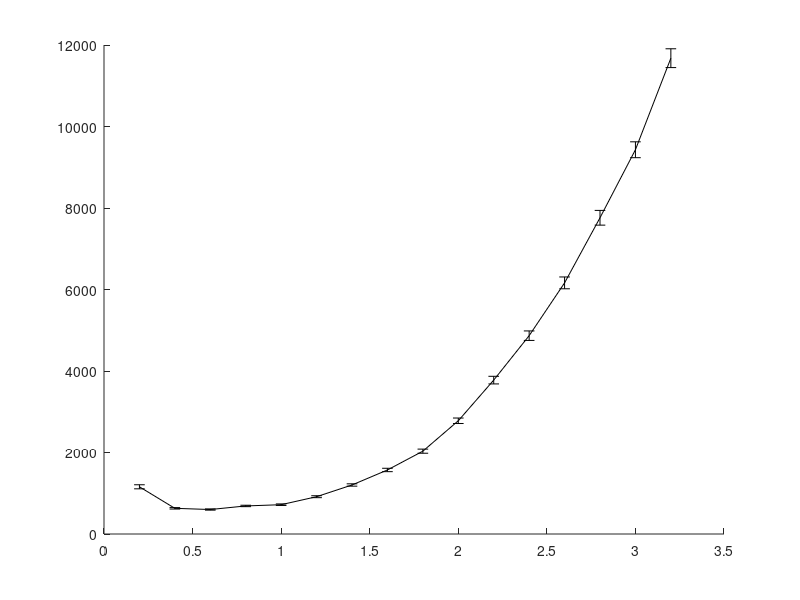

MATLAB code to generate this figure: (Note: this script raises an error after producing the figure.)
% Performance comparison between the PCS, GD (with KDL) and the Hybrid
% approach. The experiment is in one scene with obstacles where the start and goal configurations
% are:
% State c_start = {0.5236, 1.74753, -1.8326, -1.4835,	1.5708,	0, 1.004278, 0.2729, 0.9486, -1.15011, 1.81001, -1.97739};
% State c_goal = {0.5236, 0.34907, 0.69813, -1.3963, 1.5708, 0, 0.7096, 1.8032, -1.7061, -1.6286, 1.9143, -2.0155}; // Robot 2 no backflip - Elbow down
% This while benchmarking the maximum step distance.
% With joint limits of the ABB robots.
% last updated: 09/04/17

clear all
clc

%%
planners = {'BiRRT','RRT','LazyRRT','SBL'};
plannerType = planners{4};
switch plannerType
    case 'BiRRT'
        D1 = load('Benchmark_BiRRT_PCS_3poles_rB.txt');
        D2 = load('Benchmark_BiRRT_GD_3poles_rB.txt');
        D3 = load('Benchmark_BiRRT_HB_3poles_rB.txt');
    case 'RRT'
        D1 = load('Benchmark_RRT_PCS_3poles_rB.txt'); D1 = D1(D1(:,3)==1,:);
        D2 = load('Benchmark_RRT_GD_3poles_rB.txt'); D2 = D2(D2(:,3)==1,:);
        D3 = load('Benchmark_RRT_HB_3poles_rB.txt'); D3 = D3(D3(:,3)==1,:);
    case 'LazyRRT'
        D1 = load('Benchmark_LazyRRT_PCS_3poles_rB.txt');
        D2 = load('Benchmark_LazyRRT_GD_3poles_rB.txt'); D2 = D2(D2(:,3)==1,:);
        D3 = load('Benchmark_RRT_HB_3poles_rB.txt');
    case 'SBL'
        D1 = load('Benchmark_SBL_PCS_3poles_rB.txt');
        D2 = load('Benchmark_SBL_GD_3poles_rB.txt');
        D3 = load('Benchmark_SBL_HB_3poles_rB.txt');
end

%% 
disp(['Results for ' plannerType ':']);


%%
% PCS
rd = sort(unique(D1(:,1)));
for i = 1:length(rd)
    M = D1(D1(:,1)==rd(i), 2:end);
    td(i) = mean(M(:,4))*1e3;
    td_ste(i) = 1e3*std(M(:,4))/sqrt(size(M,1));
end

%%
% GD
rg = sort(unique(D2(:,1)));
for i = 1:length(rg)
    M = D2(D2(:,1)==rg(i), 2:end);
%     disp([i-1 rg(i)  size(M,1)])
    tg(i) = mean(M(:,4))*1e3;
    tg_ste(i) = 1e3*std(M(:,4))/sqrt(size(M,1));
end

%%
% HB
rb = sort(unique(D3(:,1)));
for i = 1:length(rb)
    M = D3(D3(:,1)==rb(i), 2:end);
%     disp([i-1 rg(i)  size(M,1)])
    tb(i) = mean(M(:,4))*1e3;
    tb_ste(i) = 1e3*std(M(:,4))/sqrt(size(M,1));
end

%%
disp(' ');
[tdmin, id] = min(td);
[tgmin, ig] = min(tg);
[tbmin, ib] = min(tb);

%%
h = figure(1);
clf
errorbar(rd,td,td_ste,'-k','linewidth',2);
hold on
errorbar(rg,tg,tg_ste,'--k','linewidth',2);
errorbar(rb,tb,tb_ste,':k','linewidth',2);
hold off
ylabel('mean runtime [msec]');
xlabel('max. local-connection distance');
legend('PCS','GD','HB');
% xlim([0 6]);
% xlim([min(rd) max(rd)]);

%% 
sS = rd(id);
tmin = tdmin;
D1 = D1(D1(:,1)==sS, 2:end);
verf = D1(:,1)==1;
suc = D1(:,2)==1;

D = D1;
disp('------------------------------------');
disp('PCS:');
disp(['Results of ' num2str(size(D,1)) ' queries.']);
disp(['Minimum avg. runtime is ' num2str(tmin) 'msec with d = ' num2str(sS) ]);
disp(['Percent of successful queries verified: ' num2str(sum(verf & suc)/sum(suc)*100) '%']);
disp(['Plan distance: ' num2str(D(1,3)) ]);
disp(['Avg. runtime: ' num2str(mean(D(:,4))*1e3)  ' +/- ' num2str(std(D(:,4))/sqrt(size(D,1))*1e3) ' msec ']);
disp(['Min. runtime: ' num2str(min(D(:,4))*1e3) ' msec ']);
disp(['Avg. nodes in path: ' num2str(floor(mean(D(:,10)))) ]);
disp(['Avg. nodes in trees: ' num2str(floor(mean(D(:,11)))) ]);
disp(['Avg. number of projections: ' num2str(floor(mean(D(:,5)))) ]);
disp(['Avg. local-connection time: ' num2str(mean(D(:,12)./D(:,13))*1e3)  ' +/- ' num2str(std(D(:,12)./D(:,13))/sqrt(size(D,1))*1e3) ' msec ']);
disp(['Avg. total local-connection time: ' num2str(mean(D(:,12))*1e3)  ' +/- ' num2str(std(D(:,12))/sqrt(size(D,1))*1e3) ' msec ']);
disp(['Avg. number of local connection checks: ' num2str(mean(D(:,13)))]);
disp(['Avg. collision check time: ' num2str(mean(D(:,8))*1e3) ' msec.']);
disp(['Percent of successful local connections: ' num2str(100*mean(D(:,14)./D(:,13)))]);

%%
sS = rg(ig);
tmin = tgmin;
D2 = D2(D2(:,1)==sS, 2:end);
verf = D2(:,1)==1;
suc = D2(:,2)==1;

D = D2;
disp('------------------------------------');
disp('GD:');
disp(['Results of ' num2str(size(D,1)) ' queries.']);
disp(['Minimum avg. runtime is ' num2str(tmin) 'msec with d = ' num2str(sS) ]);
disp(['Percent of successful queries verified: ' num2str(sum(verf & suc)/sum(suc)*100) '%']);
disp(['Plan distance: ' num2str(D(1,3)) ]);
disp(['Avg. runtime: ' num2str(mean(D(:,4))*1e3)  ' +/- ' num2str(std(D(:,4))/sqrt(size(D,1))*1e3) ' msec ']);
disp(['Min. runtime: ' num2str(min(D(:,4))*1e3) ' msec ']);
disp(['Avg. nodes in path: ' num2str(floor(mean(D(:,10)))) ]);
disp(['Avg. nodes in trees: ' num2str(floor(mean(D(:,11)))) ]);
disp(['Avg. number of projections: ' num2str(floor(mean(D(:,5)))) ]);
disp(['Avg. local-connection time: ' num2str(mean(D(:,12)./D(:,13))*1e3)  ' +/- ' num2str(std(D(:,12)./D(:,13))/sqrt(size(D,1))*1e3) ' msec ']);
disp(['Avg. total local-connection time: ' num2str(mean(D(:,12))*1e3)  ' +/- ' num2str(std(D(:,12))/sqrt(size(D,1))*1e3) ' msec ']);
disp(['Avg. number of local connection checks: ' num2str(mean(D(:,13)))]);
disp(['Avg. collision check time: ' num2str(mean(D(:,8))*1e3) ' msec.']);
disp(['Percent of successful local connections: ' num2str(100*mean(D(:,14)./D(:,13)))]);

%%
sS = rb(ib);
tmin = tbmin;
D3 = D3(D3(:,1)==sS, 2:end);
verf = D3(:,1)==1;
suc = D3(:,2)==1;

D = D3;
disp('------------------------------------');
disp('HB:');
disp(['Results of ' num2str(size(D,1)) ' queries.']);
disp(['Minimum avg. runtime is ' num2str(tmin) 'msec with d = ' num2str(sS) ]);
disp(['Percent of successful queries verified: ' num2str(sum(verf & suc)/sum(suc)*100) '%']);
disp(['Plan distance: ' num2str(D(1,3)) ]);
disp(['Avg. runtime: ' num2str(mean(D(:,4))*1e3)  ' +/- ' num2str(std(D(:,4))/sqrt(size(D,1))*1e3) ' msec ']);
disp(['Min. runtime: ' num2str(min(D(:,4))*1e3) ' msec ']);
disp(['Avg. nodes in path: ' num2str(floor(mean(D(:,10)))) ]);
disp(['Avg. nodes in trees: ' num2str(floor(mean(D(:,11)))) ]);
disp(['Avg. number of projections: ' num2str(floor(mean(D(:,5)))) ]);
disp(['Avg. local-connection time: ' num2str(mean(D(:,12)./D(:,13))*1e3)  ' +/- ' num2str(std(D(:,12)./D(:,13))/sqrt(size(D,1))*1e3) ' msec ']);
disp(['Avg. total local-connection time: ' num2str(mean(D(:,12))*1e3)  ' +/- ' num2str(std(D(:,12))/sqrt(size(D,1))*1e3) ' msec ']);
disp(['Avg. number of local connection checks: ' num2str(mean(D(:,13)))]);
disp(['Avg. collision check time: ' num2str(mean(D(:,8))*1e3) ' msec.']);
disp(['Percent of successful local connections: ' num2str(100*mean(D(:,14)./D(:,13)))]);

%%
disp(' ');
disp(['Best speed-up: t_{pcs}/t_{gd} = ' num2str(tdmin/tgmin) ]);
disp(['Best speed-up: t_{hb}/t_{gd} = ' num2str(tbmin/tgmin) ]);
disp(['Best speed-up: t_{hb}/t_{pcs} = ' num2str(tbmin/tdmin) ]);

%%
%%
%%
% PCS
td = D1(:,4);
maxT = max(td);
T1 = linspace(0,maxT,100);
T1 = T1(2:end);
for i = 1:length(T1)
    sd = td < T1(i);
    md(i) = mean(td(sd));
    Md(i) = 1-sum(sd)/length(td);
end
%%
% GD
tg = D2(:,4);
maxT = max(tg);
T2 = linspace(0,maxT,1000);
T2 = T2(2:end);
for i = 1:length(T2)
    sg = tg < T2(i);
    mg(i) = mean(tg(sg));
    Mg(i) = 1-sum(sg)/length(tg);
end

%%
% HB
tb = D3(:,4);
maxT = max(tg);
T3 = linspace(0,maxT,1000);
T3 = T3(2:end);
for i = 1:length(T3)
    sb = tb < T3(i);
    mb(i) = mean(tb(sb));
    Mb(i) = 1-sum(sb)/length(tb);
end
%%
h = figure(2);
clf
plot(T1,Md*100,'-k','linewidth',2);
hold on
plot(T2,Mg*100,'--k','linewidth',2);
plot(T3,Mb*100,':k','linewidth',2);
hold off
xlabel('maximum runtime [sec]');
ylabel('failure rate [%]');
legend('PCS','GD','HB');
xlim([0 max([T1 T2])]);
title(plannerType);
